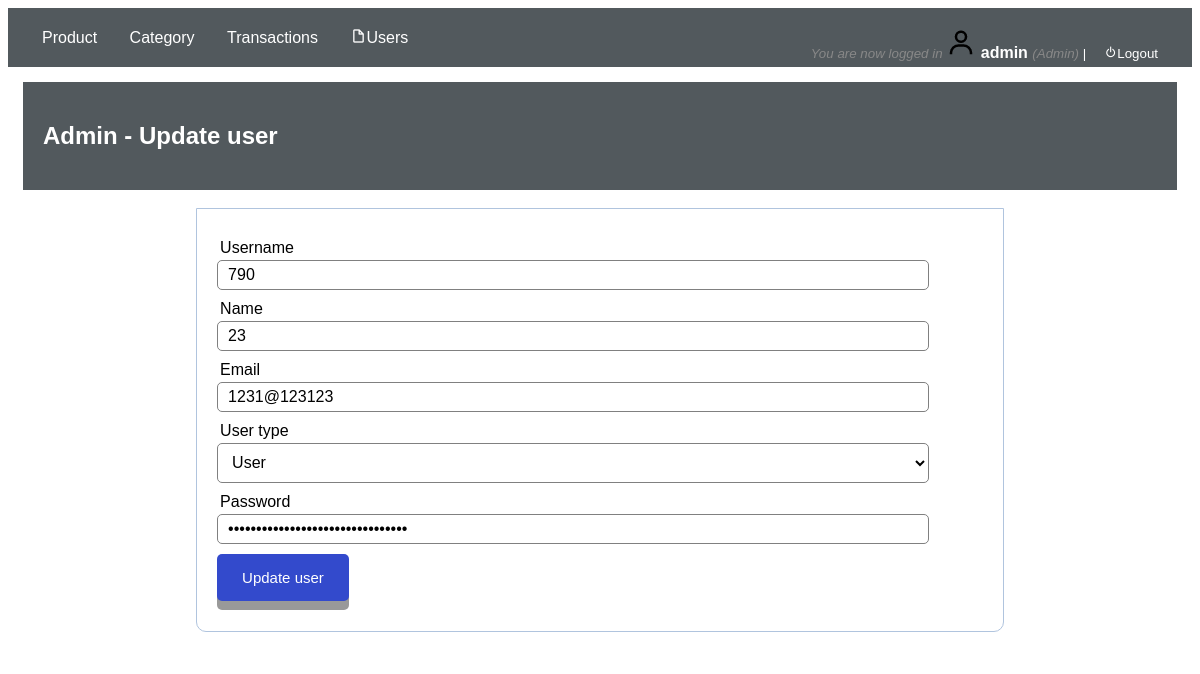
Page /admin/index.php?page=update&user_id=2 (signed in) on the committed database.
### tables this page shows
CREATE TABLE `users` (
  `user_id` int(10) NOT NULL,
  `username` varchar(100) NOT NULL,
  `name` varchar(100) NOT NULL,
  `email` varchar(100) NOT NULL,
  `user_type` varchar(100) NOT NULL,
  `password` varchar(100) NOT NULL
);

### admin/update_user.php (the view, shortened to what this page needs)
<?php
$user_id = $_GET ['user_id'];
$conn = mysqli_connect("localhost","root","") or die (mysqli_error($conn));
$sql = "SELECT * FROM users WHERE user_id = $user_id";
$q = mysqli_query($conn,$sql) or die (mysqli_error($conn));
$r = mysqli_fetch_assoc($q);
?>
<!DOCTYPE html>
<html>
<head>
	<link rel="stylesheet" type="text/css" href="../css/create_user.css">
</head>
<body>
	<div class="header">
		<h2>Admin - Update user</h2>
	</div>
	<br>
	<div class="form-body">
		<form method="post" action="update_confirm.php?user_id=<?php echo $user_id?>">
			<div class="input-group">
				<label>Username</label>
				<input type="text" name="username" value="<?php echo $r['username']; ?>">
			</div>
			<div class="input-group">
				<label>Name</label>
				<input type="text" name="name" value="<?php echo $r['name']; ?>">
			</div>
			<div class="input-group">
				<label>Email</label>
				<input type="email" name="email" value="<?php echo $r['email']; ?>">
			</div>
			<div class="input-group">
				<label>User type</label>
			 	<select name="user_type" id="user_type">
					<option value="user"  <?php if ($r['user_type']=='user'){?>selected<?php } ?>>User</option>
				</select>
			</div>
			<div class="input-group">
				<label>Password</label>
				<input type="password" name="password" value="<?php echo $r['password']; ?>">
			</div>
			<div class="input-group">
				<button type="submit" class="btn" name="update"> Update user</button>
			</div>
		</form>
	</div>
</body>
</html>

### css/responsive.css (style rules this page uses)
* { box-sizing: border-box; }
html { font-family: "Lucida Sans", sans-serif; }
.header { background-color: #52595d; color: #ffffff; padding: 20px; }

### css/create_user.css (style rules this page uses)
.form-body form { width: 70%; margin: 0px auto; padding: 20px; border: 1px solid #b0c4de; background: white; border-radius: 0px 0px 10px 10px; }
.form-body .input-group { margin: 10px 0px 10px 0px; }
.form-body .input-group label { display: block; text-align: left; margin: 3px; }
.form-body .input-group input { height: 30px; width: 93%; padding: 5px 10px; font-size: 16px; border-radius: 5px; border: 1px solid gray; }
.form-body #user_type { height: 40px; width: 93%; padding: 5px 10px; background: white; font-size: 16px; border-radius: 5px; border: 1px solid gray; }
.form-body button { display: inline-block; padding: 15px 25px; font-size: 15px; cursor: pointer; text-align: center; text-decoration: none; outline: none; color: #fff; background-color: #334acc; border: none; border-radius: 5px; box-shadow: 0 9px #999; }

### rows in the picture
users: username "790", name "23", email "1231@123123", user_type "User"

### other values in the picture
$_SESSION['success'] "You are now logged in"
$_SESSION['user']['name'] "admin"
$_SESSION['user']['user_type'] "Admin"
